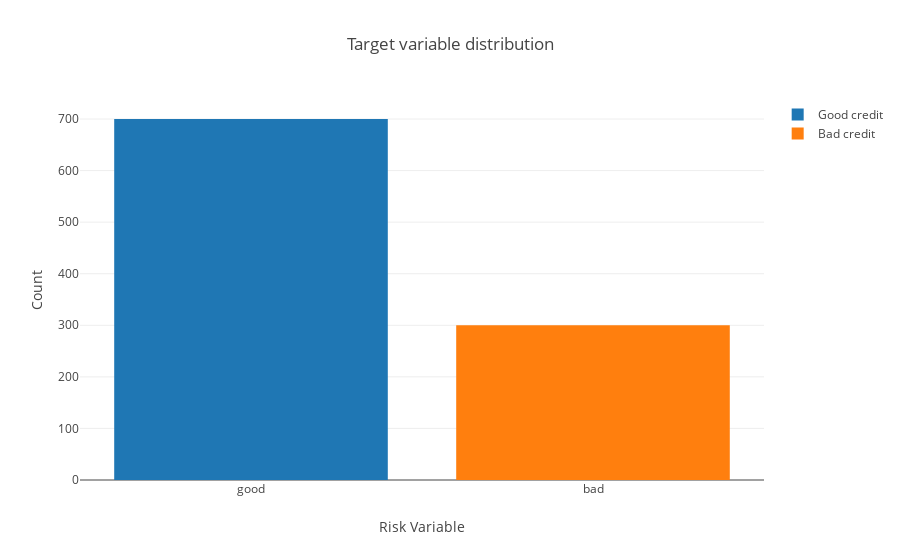

Notebook code for this chart:
### Markdown cell above
<h2>Let's start looking through target variable and their distribuition</h2>

### The target variable here is the risk. (In Telstra real case it would be arfiticial **SCORES**)

### Code cell
# it's a library that we work with plotly
import plotly.offline as py 
configure_plotly_browser_state()
py.init_notebook_mode(connected=True) # this code, allow us to work with offline plotly version
import plotly.graph_objs as go # it's like "plt" of matplot
import plotly.tools as tls # It's useful to we get some tools of plotly
import warnings # This library will be used to ignore some warnings
from collections import Counter # To do counter of some features

trace0 = go.Bar(
            x = df_credit[df_credit["Risk"]== 'good']["Risk"].value_counts().index.values,
            y = df_credit[df_credit["Risk"]== 'good']["Risk"].value_counts().values,
            name='Good credit'
    )

trace1 = go.Bar(
            x = df_credit[df_credit["Risk"]== 'bad']["Risk"].value_counts().index.values,
            y = df_credit[df_credit["Risk"]== 'bad']["Risk"].value_counts().values,
            name='Bad credit'
    )

data = [trace0, trace1]

layout = go.Layout(
    
)

layout = go.Layout(
    yaxis=dict(
        title='Count'
    ),
    xaxis=dict(
        title='Risk Variable'
    ),
    title='Target variable distribution'
)

fig = go.Figure(data=data, layout=layout)

py.iplot(fig, filename='grouped-bar')

### Figure 1 — Plotly figure (JSON) as saved in the notebook; plotly's stock layout.template omitted (floating-point values rounded to 4 significant figures)
{"data": [{"y": [700], "x": ["good"], "type": "bar", "name": "Good credit", "uid": "304a0a4a-1142-4ebd-a2dd-394bb146fabb"}, {"y": [300], "x": ["bad"], "type": "bar", "name": "Bad credit", "uid": "d296e0d9-4eb5-4d29-ad98-a3087fd30c42"}], "layout": {"yaxis": {"title": {"text": "Count"}}, "xaxis": {"title": {"text": "Risk Variable"}}, "title": {"text": "Target variable distribution"}}}
